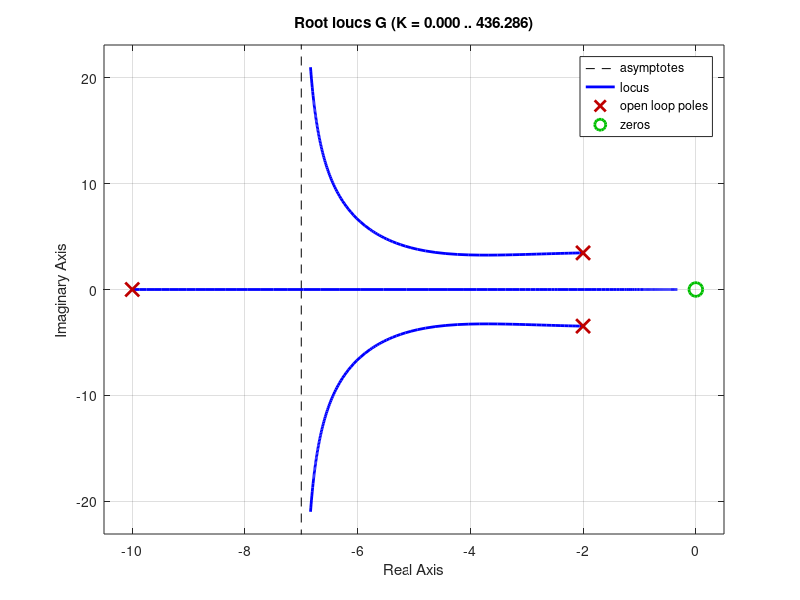
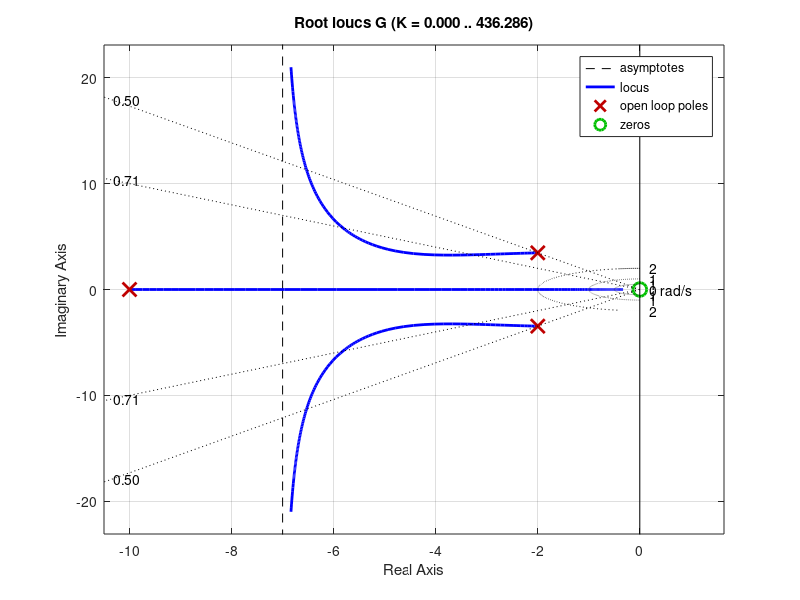

These figures' MATLAB source, in order: (Note: this script raises an error after producing the figures.)
clear
clc

%% Exercise 1

G = tf([1 0],[1 14 56 160]);
figure(1)
rlocus(G) % Obtain the root-locus diagram of the system
grid on   % Draw the ζ lines and wn circles on the root-locus diagram. 

figure(2)
rlocus(G)
sgrid([0.5, 0.707], [0.5, 1, 2]) 

%% 
% If only particular constant ζ lines and particular constant wn circles
% are desired, try using the following command:
% sgrid([   0.5 , 0.707 ] , [    0.5     ,    1      ,     2     ])
%       [ζ line1,ζ line2] , [ wn circle1 , wn circle2, wn circle3]

G2num = [0 0 0 1]; 
G2den = [1 4 5 0];
k = 0 : 0.1 : 1000;
G2 = tf(G2num,G2den);
figure(3), rlocus(G2,k)
w =[-3 1 -3 3];
axis(w)
sgrid([0.5, 0.707], [0.5, 1, 2]) 

%%
syms s
a = s*(s+4)*(s+6)*(s^2+1.4*s+1);
b = expand(a);
c = sym2poly(b);
G3num = [1 2 4];
G3den = c;
G3 = tf(G3num,G3den);
figure(4), rlocus(G3),grid on 
axis([-7 3 -5 5])
